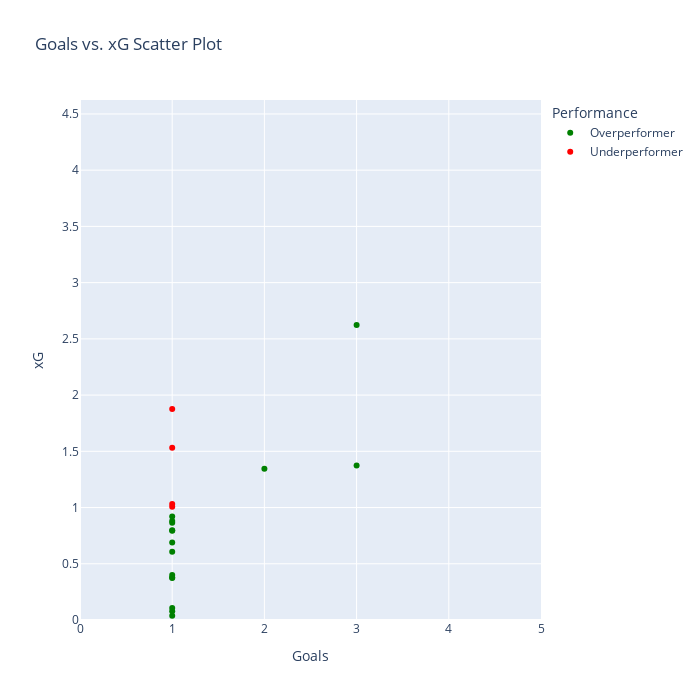

The code cell stored with this chart in its notebook:
### Code cell
viz.gxg_scatter(min_goal=0,min_xg=0)

### Figure 1 — Plotly figure (JSON) as saved in the notebook; plotly's stock layout.template omitted (floating-point values rounded to 4 significant figures)
{"data": [{"customdata": [["Gareth Frank Bale"], ["Carlos Henrique Casimiro"], ["Álvaro Borja Morata Martín"], ["Divock Okoth Origi"], ["Yannick Ferreira Carrasco"], ["Cristiano Ronaldo dos Santos Aveiro"], ["Neymar da Silva Santos Junior"], ["Sergio Ramos García"], ["Marcelo Vieira da Silva Júnior"], ["Ivan Rakitić"], ["Sadio Mané"], ["Saúl Ñíguez Esclapez"], ["Lucas Vázquez Iglesias"], ["Gabriel Fernández Arenas"], ["Marco Asensio Willemsen"], ["Mario Mandžukić"]], "hovertemplate": "Performance=Overperformer<br>Goals=%{x}<br>xG=%{y}<br>Player=%{customdata[0]}<extra></extra>", "legendgroup": "Overperformer", "marker": {"color": "green", "symbol": "circle"}, "mode": "markers", "name": "Overperformer", "orientation": "v", "showlegend": true, "type": "scatter", "x": [3, 1, 1, 1, 1, 3, 1, 2, 1, 1, 1, 1, 1, 1, 1, 1], "xaxis": "x", "y": [1.374, 0.106, 0.793, 0.078, 0.608, 2.624, 0.374, 1.346, 0.921, 0.378, 0.689, 0.881, 0.865, 0.799, 0.401, 0.037], "yaxis": "y"}, {"customdata": [["Luis Alberto Suárez Díaz"], ["Karim Benzema"], ["Antoine Griezmann"], ["Mohamed Salah"]], "hovertemplate": "Performance=Underperformer<br>Goals=%{x}<br>xG=%{y}<br>Player=%{customdata[0]}<extra></extra>", "legendgroup": "Underperformer", "marker": {"color": "red", "symbol": "circle"}, "mode": "markers", "name": "Underperformer", "orientation": "v", "showlegend": true, "type": "scatter", "x": [1, 1, 1, 1], "xaxis": "x", "y": [1.008, 1.531, 1.877, 1.031], "yaxis": "y"}], "layout": {"height": 700, "legend": {"title": {"text": "Performance"}, "tracegroupgap": 0}, "title": {"text": "Goals vs. xG Scatter Plot"}, "width": 700, "xaxis": {"anchor": "y", "domain": [0, 1], "range": [0, 5], "title": {"text": "Goals"}}, "yaxis": {"anchor": "x", "domain": [0, 1], "range": [0, 4.624], "title": {"text": "xG"}}}}
